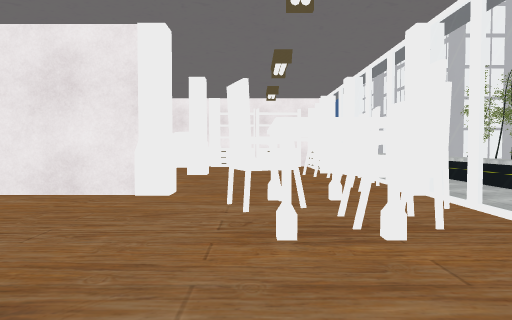
[1] (above)

24 first-person views from a walk through a scene from a Unity 3-D project. The camera is 1.4 m above the floor, tilts 2° down and sees 70° across. Doors are open. The floor is counted in squares, 2 m on a side. Each view is taken from the middle of a square. On the plan, view 1 faces up. The plan holds only what a view shows up to about 11 squares ahead; the rest is blank. The place goes on beyond the plan. The player character is not drawn. Some surface patterns are stand-ins.

[2]
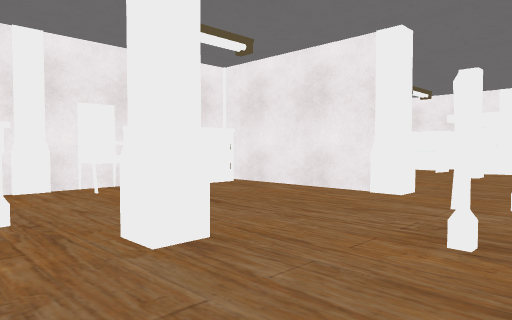

[3]
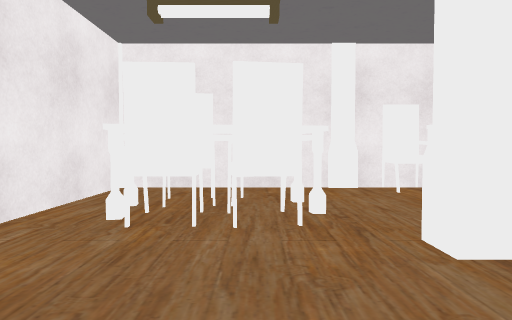

[4]
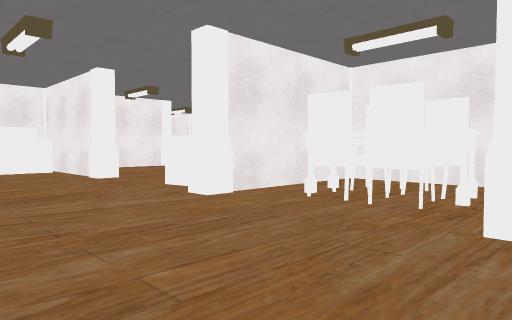

[5]
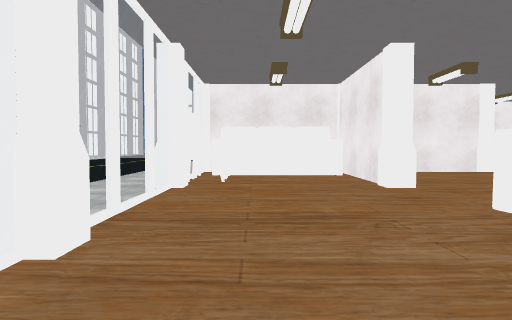

[6]
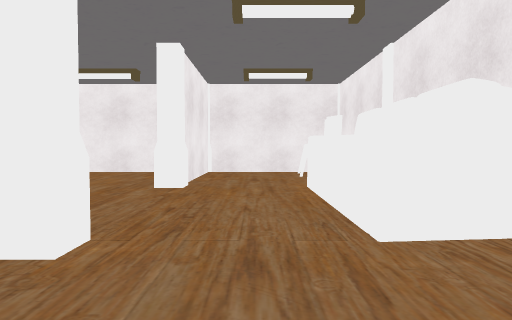

[7]
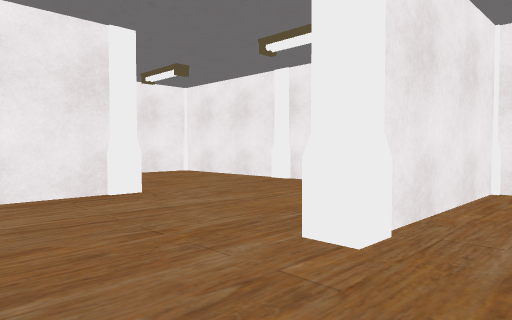

[8]
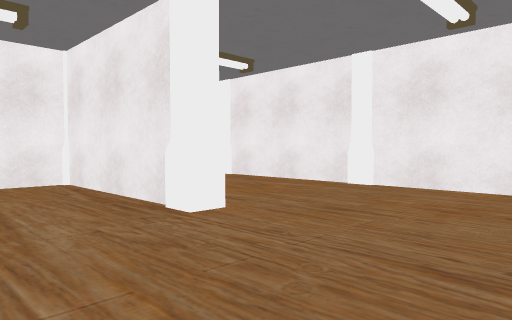

[9]
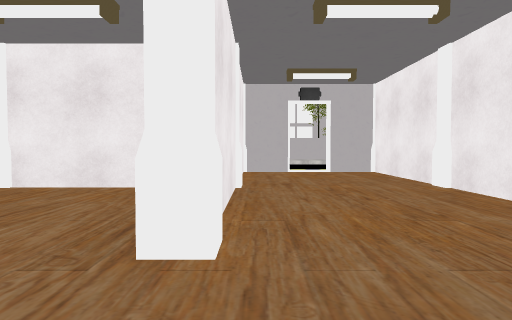

[10]
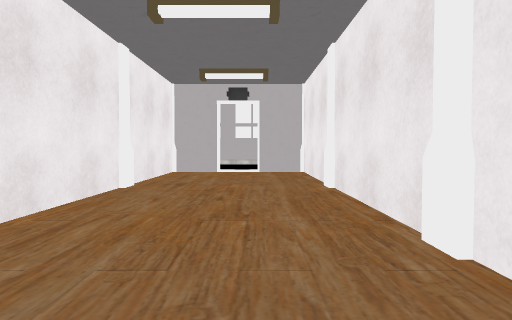

[11]
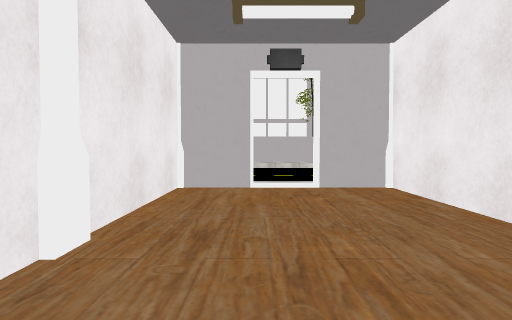

[12]
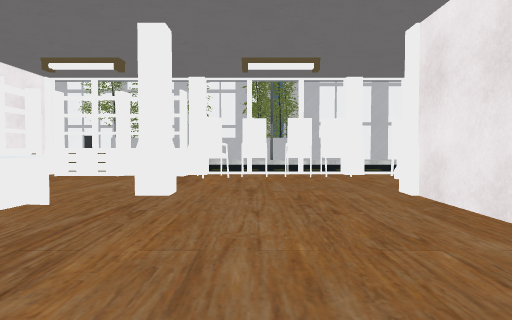

[13]
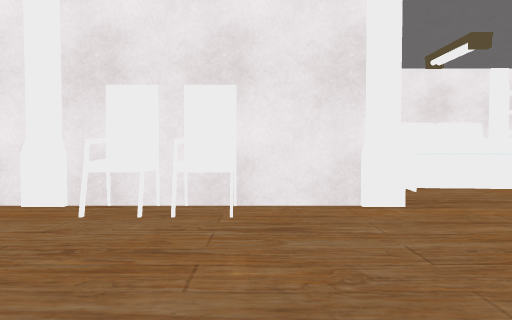

[14]
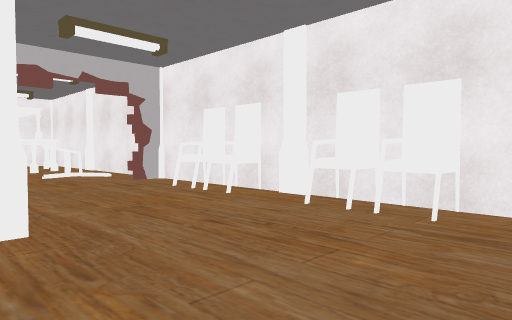

[15]
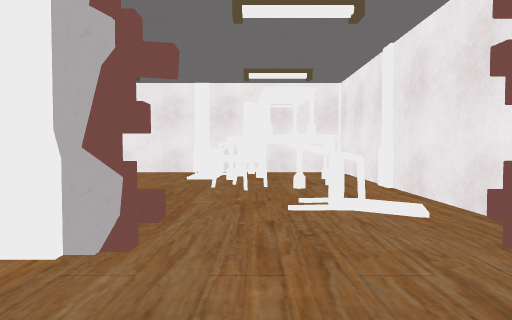

[16]
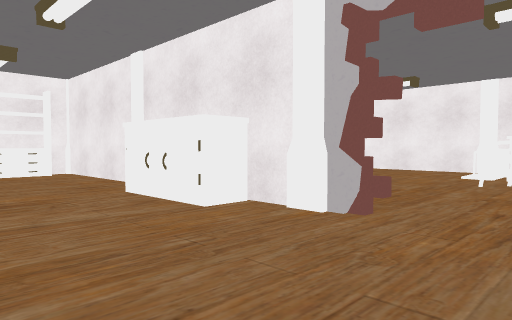

[17]
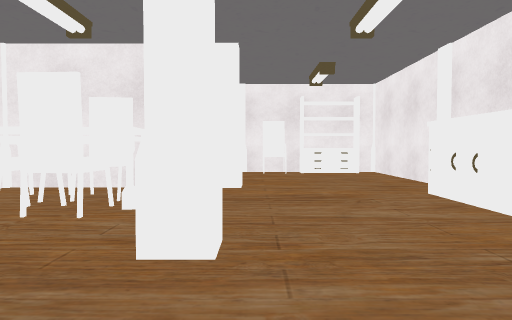

[18]
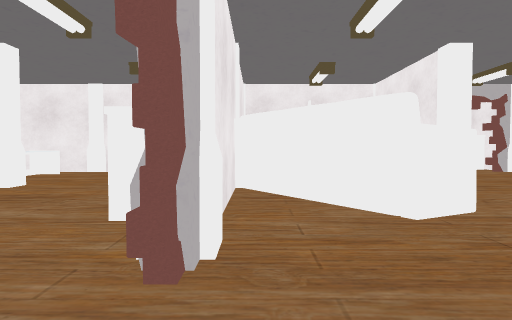

[19]
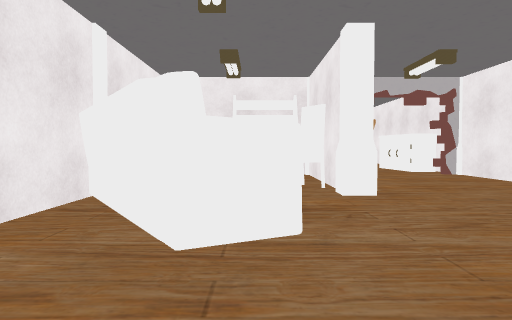

[20]
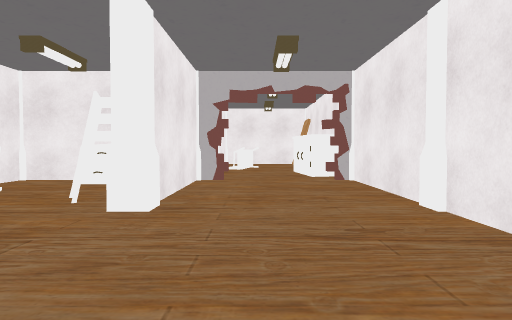

[21]
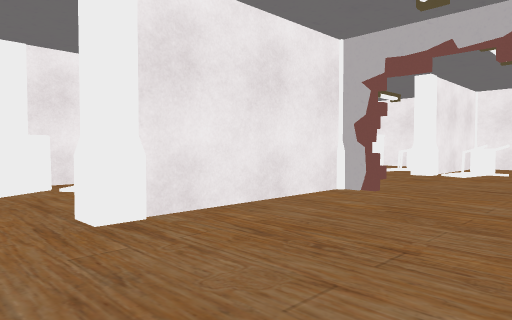

[22]
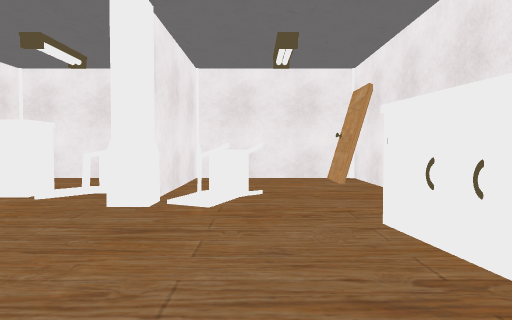

[23]
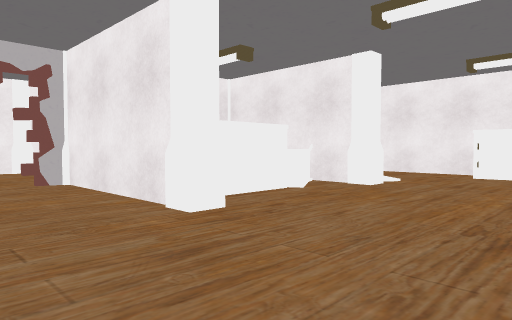

[24]
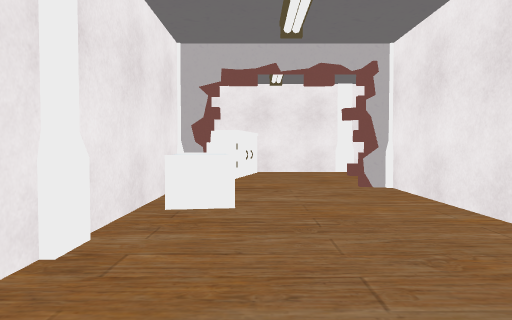

### Floor plan
Points are (right, up) in squares from view 1. A wall is a line through its corners. A room is listed if a view was taken in it or the views show most of it. See-through windows are left out.
Room 1 (views 1, 2, 3, 4, 5, 6, 7, 8, 9, 10, 11, 12, 13, 14, 15, 16, 17, 18, 19, 20, 21, 22, 23, 24)
walls: (-8, 1.7) (-5.6, 1.7); (-5.3, 2.5) (-5.3, 1.6); (-8.6, -2.4) (-7.5, -2.4); (-5.3, -1.5) (-5.3, -2.4) (-4.1, -2.4); (-13.4, 0.6) (-13.4, -2.4) (-12.4, -2.4); (-9.4, -4.5) (-9.4, -6.3) (-6.4, -6.3); (-13.7, 3.5) (-13.7, 6.2) (-13.4, 6.2) (-13.4, 5.6); (-3.8, 5.6) (-2.5, 5.6); (-2.4, 5.4) (-5.1, 5.4); (-13.8, 5.9) (-13.2, 5.9); (-15.6, -2.4) (-13.7, -2.4); (-5.6, 9.4) (-13.4, 9.4) (-13.4, 8.6); (-17.4, 0.6) (-17.4, -2.1); (-13.4, -7.4) (-13.4, -10.4) (-12.6, -10.4); (-17.7, -2.4) (-17.7, 0.6); (-14.3, 9.4) (-21.2, 9.4) (-21.2, -1.5); (-1.4, -7.4) (-1.4, -8.4); (-18.2, -2.8) (-18.2, -2.4); (-9.4, -10.6) (-9.4, -13.5); (-5.4, -10.4) (-1.7, -10.4) (-1.7, -7.5); (2.3, -5.2) (2.3, -3.8); (-17.4, -6.6) (-17.4, -7.5); (-1.6, -10.7) (-4.9, -10.7); (-15.8, -10.4) (-14.4, -10.4); (-21.2, -5.5) (-21.2, -9.5); (-8.5, -14.4) (2.3, -14.4); (-20.7, -9) (-20.7, -9.5); (2.3, -12) (2.3, -10.6); (-20.5, -10.4) (-17.7, -10.4) (-17.7, -8.4)
ways out: opening at (-11.5, -11); opening at (1, -14); open door at (2.5, -12.5)
objects: other object (-21, -5) to (-20, -4); pillar (-21, -3) to (-21, -2); pillar (-21, 2); pillar (-21, 6); chair (-20, 6); table (-20, 7) to (-19, 8); chair (-19, -7); table (-19, 7) to (-18, 8); pillar (-18, -7); pillar (-18, 1); chair (-18, 7) to (-17, 7); chair (-17, -8) to (-16, -8); pillar (-17, -3); chair (-17, 1); other object (-16, -2) to (-16, -1); other object (-16, 1) to (-14, 4); other object (-15, -8) to (-15, -7); other object (-15, 0); chair (-15, 8); pillar (-14, -7); pillar (-14, 5); pillar (-13, -3); pillar (-13, 2); other object (-13, 4); other object (-12, -2); chair (-11, -2) to (-10, -2); chair (-11, 9); other object (-10, -14) to (-9, -14); other object (-10, -10) to (-10, -8); pillar (-10, -7) to (-10, -6); pillar (-10, 6); pillar (-9, -10); pillar (-9, -2); other object (-9, -1) to (-8, 0); pillar (-9, 1); pillar (-9, 9); chair (-8, -4) to (-8, -3); chair (-8, 3); chair (-8, 4); chair (-8, 9); chair (-7, 3); chair (-7, 4); pillar (-6, -6); pillar (-5, -14); pillar (-5, -11); other object (-5, -4) to (-2, -3); pillar (-5, -3); pillar (-5, 2); chair (-5, 3); other object (-5, 4); pillar (-5, 6); pillar (-5, 10); chair (-4, -1); chair (-4, 0); other object (-4, 11) to (-3, 11); other object (-4, 13) to (-2, 13); chair (-3, -1); chair (-3, 0) to (-2, 0); pillar (-2, -7); pillar (-2, -2); pillar (-2, 2); pillar (-2, 6); pillar (-2, 10); pillar (-1, -15); pillar (-1, -11); other object (-1, -10) to (1, -9); other object (-1, 13); pillar (-1, 14); table (0, 3); chair (0, 4); other object (0, 13) to (1, 13); chair (1, 3) to (1, 4); table (1, 5); pillar (2, -10) to (3, -10); chair (2, -9); chair (2, -8); chair (2, 4) to (2, 5); chair (2, 6); chair (2, 7); chair (2, 8); chair (2, 9); other object (2, 10) to (2, 11); other object (2, 12) to (2, 13); pillar (3, -7) to (3, -6); pillar (3, -3) to (3, -2); pillar (3, 5) to (3, 6); pillar (3, 9) to (3, 10)

Where each view was taken, in squares from view 1:
view 1: 0 up, 0 right, facing up
view 2: 0 up, 1 right, facing up-left
view 3: 0 up, 1 right, facing left
view 4: 2 up, 2 right, facing down-left
view 5: 0 up, 1 right, facing down
view 6: 5 down, 1 right, facing left
view 7: 5 down, 3 left, facing down-left
view 8: 8 down, 9 left, facing down-right
view 9: 11 down, 8 left, facing right
view 10: 13 down, 8 left, facing right
view 11: 12 down, 4 left, facing right
view 12: 8 up, 7 left, facing right
view 13: 5 up, 7 left, facing up
view 14: 5 up, 6 left, facing up-left
view 15: 7 up, 11 left, facing left
view 16: 8 up, 10 left, facing down-left
view 17: 8 up, 10 left, facing down
view 18: 8 up, 14 left, facing down
view 19: 7 up, 16 left, facing down
view 20: 6 up, 19 left, facing down
view 21: 3 up, 21 left, facing down-right
view 22: 2 down, 19 left, facing down
view 23: 3 down, 11 left, facing down-left
view 24: 4 down, 11 left, facing down
